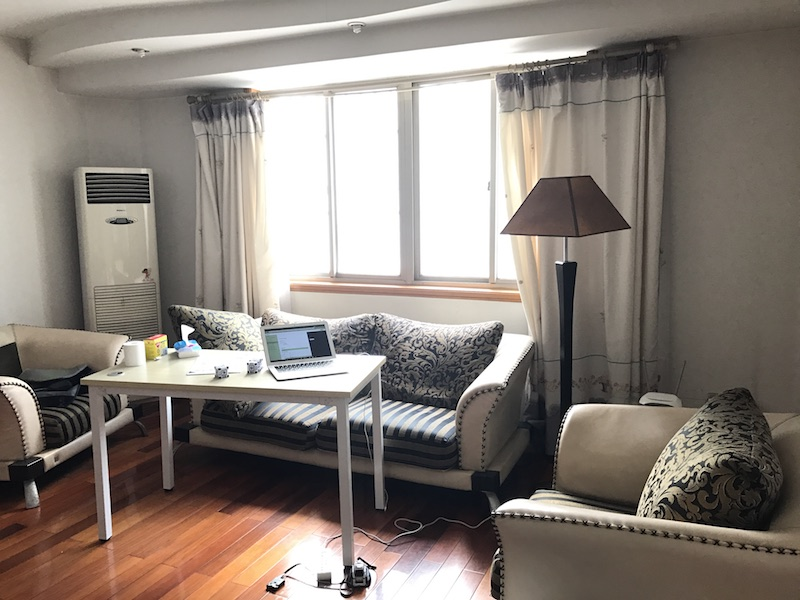
#> input picture post/img/IMG_3435.JPG, 800 x 600 px
$ python -i HexStr_emoji.py   (imports and definitions only)
#> lines starting #> are read from the running program, lines starting #| are printed output that depends on the picture
from PIL import Image,ImageDraw,ImageFont

def mono_bmp_matrix(image,color_reverse=True,byte_reverse=False):
    width = image.size[0]
    height = image.size[1]

    heightRoundUp = (height+7)//8
    matrix = list()
    for h in range(0, heightRoundUp):
        for w in range(0, width):
            v = 0x00
            rs = 8*h
            re = 8*(h+1)
            for b in range(rs, re):
                if b >= height:
                    v |= (0x01 << b%8)
                else:
                    if image.getpixel((w, b)) != 0:
                        if not byte_reverse:
                            v |= (0x01 << b%8)
                        else:
                            v |= (0x01 << (7-b%8))
            if color_reverse:
                v ^= 0xff
            matrix.append(v)
    return matrix

def save_matrix(matrix,txtfile='untitle.txt',mode='w'):
    with open(txtfile,mode) as f:
        for i,v in enumerate(matrix):
            hexstr=f'{v:>02X}'
            f.write(hexstr)
            print('0x'+hexstr,end=',')
            if (i+1)%16==0:
                print()
        if len(matrix)%16 != 0:
            print()
        if mode=='a':
            f.write('\n')

def bmpHexString(bmpfile):
#> called with bmpfile = 'IMG_3435.JPG'
    img = Image.open(bmpfile)
#> img is the input picture: PIL image 800x600 RGB; mean R, G, B 137.9, 128.8, 121.2
    #判断BMP图像是否为单色，否则转化为单色
    if img.mode != '1':
        img = img.convert('L')
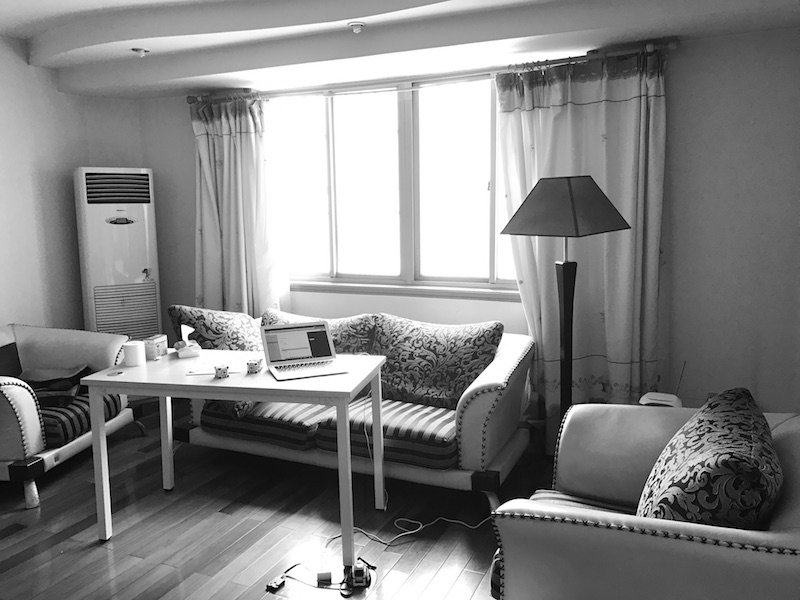
#> img: PIL image 800x600 L; min 0, max 255, mean 130.6
        img = img.convert('1')
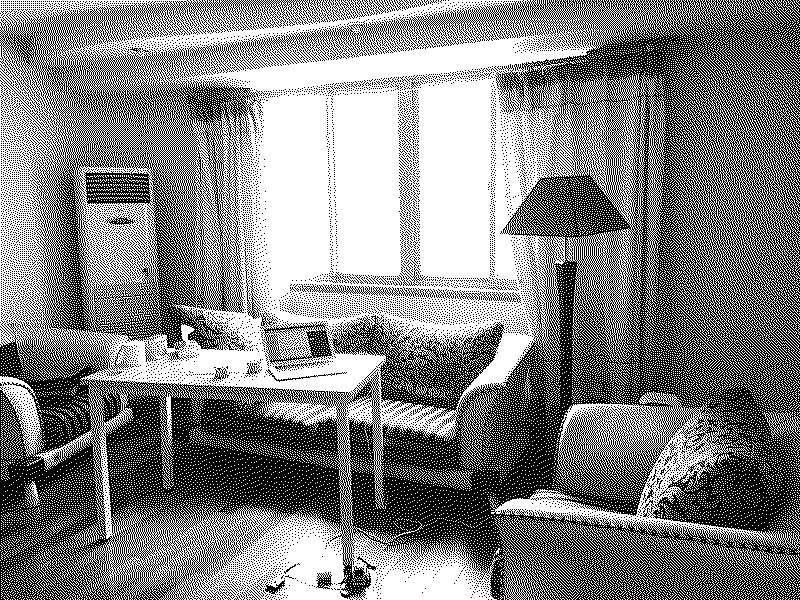
#> img: PIL image 800x600 1; 51.2% white; black in thin lines or dots
    matrix = mono_bmp_matrix(img)
#> matrix = 60000 items
    img.close()
    save_matrix(matrix,bmpfile[:-4]+'.txt')
#> the loop in save_matrix, `for i,v in enumerate(matrix):` made 60000 passes
#> (v, hexstr) on passes 1 to 3: (0, '00'), (170, 'AA'), (0, '00')
#| 0x00,
#| 0xAA,
#| 0x00,
#| 0xAA,
#| 0x00,
#| 0xAA,
#| 0x00,
#| 0xAA,
#> (further printed lines are left out)

def charHexString(word,char_height=16,char_width=16):
    fn=word+'.txt'
    open(fn,'w')
    for s in word:
        print(f'/* {s} */')
        if ord(s) < 128:
            w = char_height//2
        else:
            w = char_width
        h = char_height
        img = Image.new("1", (w,h), (1))
        #ttfont = ImageFont.truetype("fonts/unifont-13.0.06.ttf", h)
        #simsun.ttc是宋体、新宋体、宋体-PUA 三种字体的集合，
        #可以通过在truetype中增加index参量实现对集合内字体的调用
        # ttfont = ImageFont.truetype("/tmp/seguiemj.ttf", h, index=1)
        # 下载地址 https://github.com/longan-link/dotpack_pyclient/blob/main/dotpack/src/seguiemj.ttf
        font_path = "/tmp/seguiemj.ttf"
        ttfont = ImageFont.truetype(font_path, h, layout_engine=ImageFont.LAYOUT_RAQM)

        draw = ImageDraw.Draw(img)
        draw.text((0,-1), u'%c' % s, (0), font=ttfont)
#         with open(fn,'a') as f:
#             f.write(f'/* {s} */\n')
        matrix = mono_bmp_matrix(img)
        save_matrix(matrix,fn,'a')
        #img.show()
        print()
        print(f"适用于 MicroBlocks OLED 汉字库的16进制字符串已保存在当前目录的 '{word}.txt' 文件里")
        img.close()


# bmpHexString('ble.bmp')
# [1 line not run here, left out]

>>> result = bmpHexString('IMG_3435.JPG')

$ run again, on post/img/IMG_3495.JPG
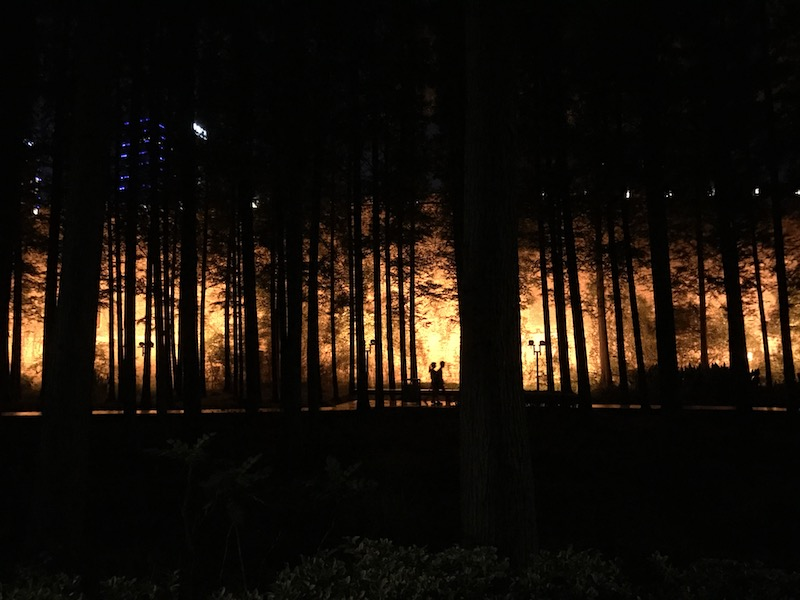
#> input picture post/img/IMG_3495.JPG, 800 x 600 px
#> in bmpHexString, img is the input picture: PIL image 800x600 RGB; mean R, G, B 22.6, 16.3, 9.9
#> in bmpHexString, `img = img.convert('L')`:
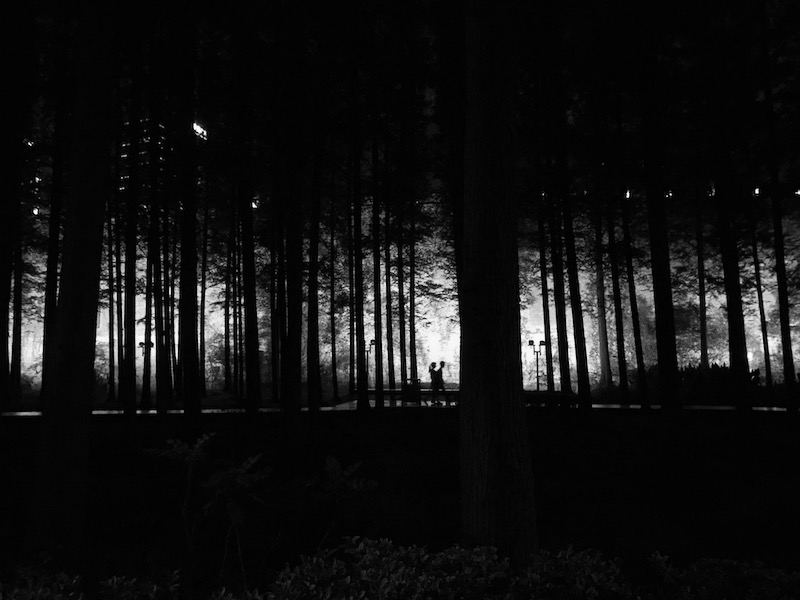
#> img: PIL image 800x600 L; min 0, max 255, mean 17.5
#> in bmpHexString, `img = img.convert('1')`:
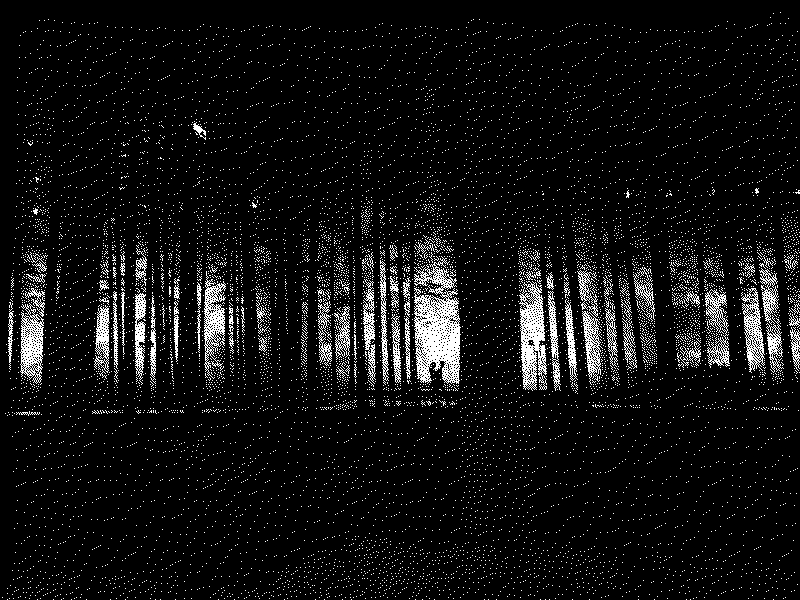
#> img: PIL image 800x600 1; 6.7% white in thin lines or dots
#> matrix = 60000 items
#> the loop in save_matrix, `for i,v in enumerate(matrix):` made 60000 passes
#| 0xFF,
#| 0xFF,
#| 0xFF,
#| 0xFF,
#| 0xFF,
#> (further printed lines are left out)

$ run again, on post/img/IMG_3499.JPG
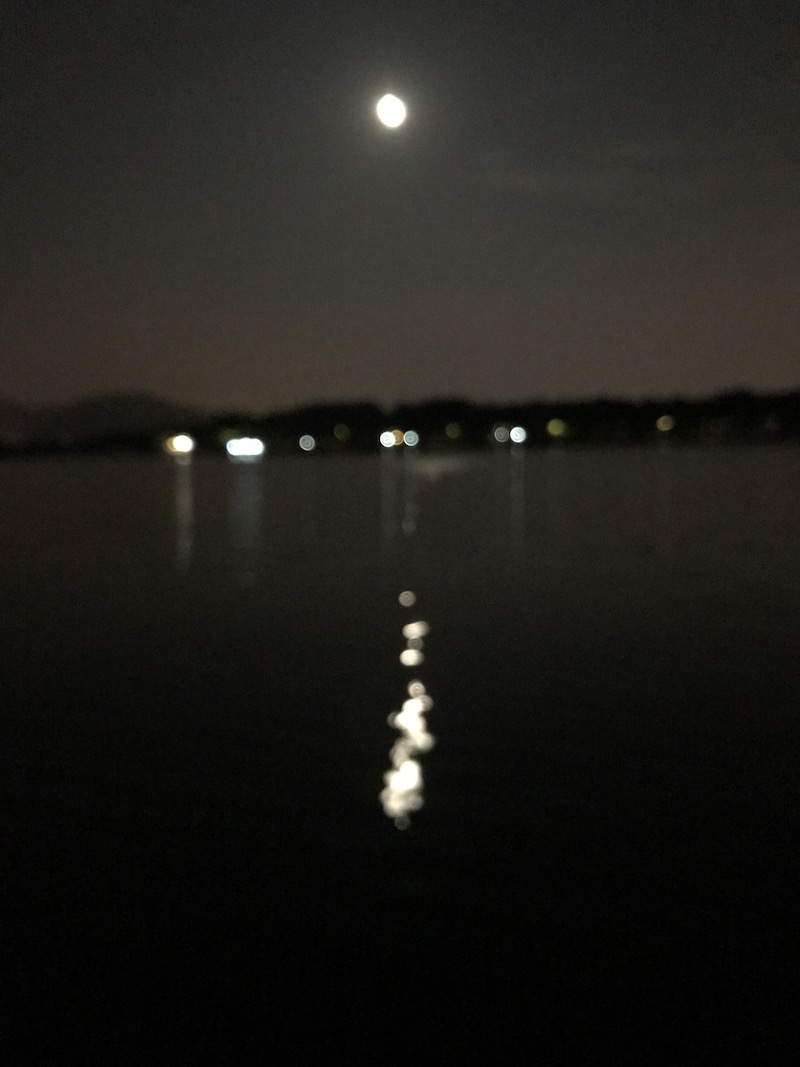
#> input picture post/img/IMG_3499.JPG, 800 x 1067 px
#> in bmpHexString, img is the input picture: PIL image 800x1067 RGB; mean R, G, B 31, 29.6, 25.6
#> in bmpHexString, `img = img.convert('1')`:
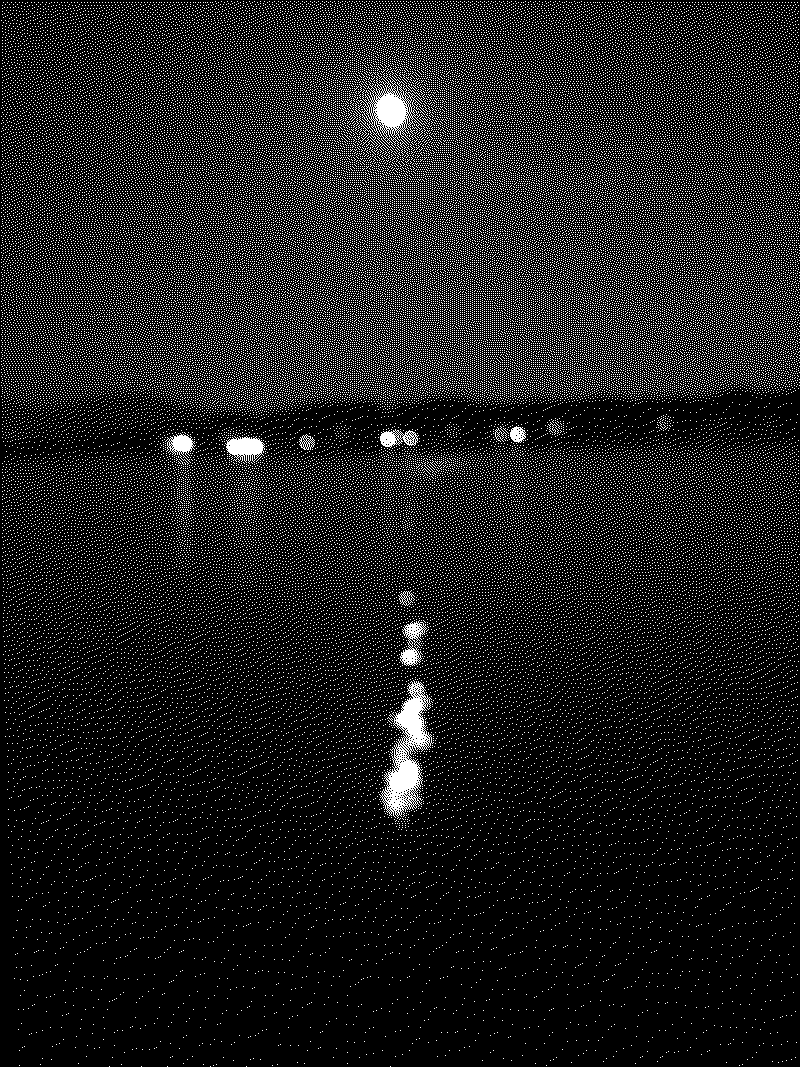
#> img: PIL image 800x1067 1; 11.5% white in thin lines or dots
#> matrix = 107200 items
#> the loop in save_matrix, `for i,v in enumerate(matrix):` made 107200 passes
#> (v, hexstr) on passes 1 to 3: (255, 'FF'), (255, 'FF'), (223, 'DF')
#> (printed output is left out)
